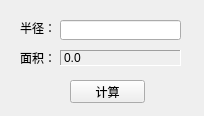
<?xml version="1.0" encoding="UTF-8"?>
<ui version="4.0">
 <class>Dialog</class>
 <widget class="QMainWindow" name="Dialog">
  <property name="geometry">
   <rect>
    <x>0</x>
    <y>0</y>
    <width>204</width>
    <height>116</height>
   </rect>
  </property>
  <property name="windowTitle">
   <string>Dialog</string>
  </property>
  <widget class="QWidget" name="centralWidget">
   <widget class="QLabel" name="radiusLabel">
    <property name="geometry">
     <rect>
      <x>20</x>
      <y>20</y>
      <width>31</width>
      <height>16</height>
     </rect>
    </property>
    <property name="text">
     <string>半径：</string>
    </property>
   </widget>
   <widget class="QLabel" name="areaLabel_1">
    <property name="geometry">
     <rect>
      <x>20</x>
      <y>50</y>
      <width>31</width>
      <height>16</height>
     </rect>
    </property>
    <property name="text">
     <string>面积：</string>
    </property>
   </widget>
   <widget class="QLabel" name="areaLabel_2">
    <property name="geometry">
     <rect>
      <x>60</x>
      <y>50</y>
      <width>121</width>
      <height>16</height>
     </rect>
    </property>
    <property name="frameShape">
     <enum>QFrame::Panel</enum>
    </property>
    <property name="frameShadow">
     <enum>QFrame::Sunken</enum>
    </property>
    <property name="text">
     <string>0.0</string>
    </property>
   </widget>
   <widget class="QLineEdit" name="radiusLabelEdit">
    <property name="geometry">
     <rect>
      <x>60</x>
      <y>20</y>
      <width>121</width>
      <height>20</height>
     </rect>
    </property>
   </widget>
   <widget class="QPushButton" name="countButton">
    <property name="geometry">
     <rect>
      <x>70</x>
      <y>80</y>
      <width>75</width>
      <height>23</height>
     </rect>
    </property>
    <property name="text">
     <string>计算</string>
    </property>
   </widget>
  </widget>
 </widget>
 <layoutdefault spacing="6" margin="11"/>
 <resources/>
 <connections/>
</ui>
